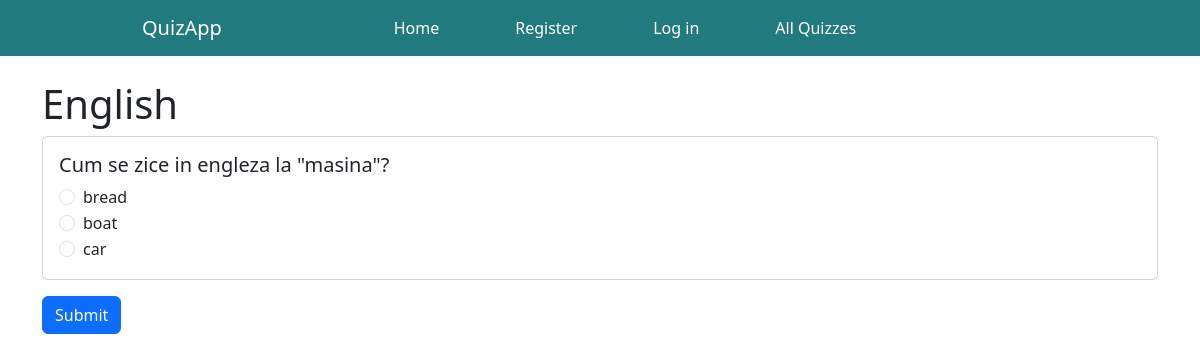
Screenshot of /take_quiz/2/ with the database file from the repository.
### quiz_app/models.py (models this page shows, shortened)
class Quiz(models.Model):
    title = models.CharField(max_length=200)
    creator = models.ForeignKey(User, on_delete=models.CASCADE, default= 1)
    created_at = models.DateTimeField(auto_now_add=True)
    takers = models.ManyToManyField(User, related_name='taken_quizzes', blank=True)

class Question(models.Model):
    quiz = models.ForeignKey(Quiz, related_name='questions', on_delete=models.CASCADE)
    text = models.CharField(max_length=200)
    op1 = models.CharField("Option 1", max_length=500)
    op2 = models.CharField("Option 2", max_length=500)
    op3 = models.CharField("Option 3", max_length=500)
    ANSWER_CHOICES = [
        ('op1', 'Option 1'),
        ('op2', 'Option 2'),
        ('op3', 'Option 3'),
    ]
    answer = models.CharField(max_length=3, choices=ANSWER_CHOICES)

### quiz_app/views.py (the view, shortened to what this page needs)
# urls.py: path('take_quiz/<int:quiz_id>/', views.take_quiz, name='take_quiz'),
def take_quiz(request, quiz_id):
    quiz = get_object_or_404(Quiz, id=quiz_id)
    questions = quiz.questions.all()
    return render(request, 'quiz_app/take_quiz.html', {'quiz': quiz, 'questions': questions})

### quiz_app/templates/quiz_app/take_quiz.html (shortened to what this page needs)
{% extends 'quiz_app/home.html' %}
{% block content %}
<div class="container mt-4">
    <h1>{{ quiz.title }}</h1>
    <form method="post">
        {% for question in questions %}
        <div class="card mb-3">
            <div class="card-body">
                <h5 class="card-title">{{ question.text }}</h5>
                <div class="form-check">
                    <input class="form-check-input" type="radio" name="question_{{ question.id }}" value="op1" required>
                    <label class="form-check-label">{{ question.op1 }}</label>
                </div>
                <div class="form-check">
                    <input class="form-check-input" type="radio" name="question_{{ question.id }}" value="op2" required>
                    <label class="form-check-label">{{ question.op2 }}</label>
                </div>
                <div class="form-check">
                    <input class="form-check-input" type="radio" name="question_{{ question.id }}" value="op3" required>
                    <label class="form-check-label">{{ question.op3 }}</label>
                </div>
            </div>
        </div>
        {% endfor %}
        <button type="submit" class="btn btn-primary">Submit</button>
    </form>
</div>
{% endblock %}

### rows the page displays
Quiz: title "English"
Question: text "Cum se zice in engleza la \"masina\"?", op1 "bread", op2 "boat", op3 "car"
